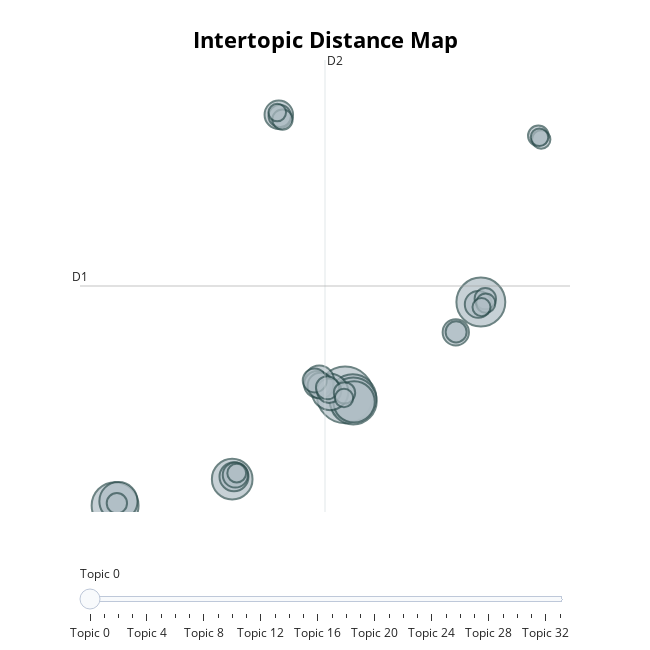

Here is the notebook cell this chart was saved with:
### Code cell
default_topic_model.visualize_topics()

### Figure 1 — Plotly figure (JSON) as saved in the notebook; plotly's stock layout.template omitted (floating-point values rounded to 4 significant figures)
{"data": [{"customdata": [[0, "quarter | year | million | company | zacks", 217], [1, "nyse | nasdaq | trade | china | week", 162], [2, "amd | graphics | year | gpu | radeon", 151], [3, "driving | self | self driving | autonomous | vehicles", 149], [4, "gaming | year | quarter | company | billion", 149], [5, "revenue | shares | earnings | nasdaq | intel", 116], [6, "semiconductor | zacks | earnings | industry | stocks", 112], [7, "intel | chips | ai | data | nasdaq", 99], [8, "analyst | zacks | zacks analyst | research | company", 90], [9, "inc | nasdaq | close | performers | nyse", 59], [10, "apple | iphone | year | zacks | nasdaq", 57], [11, "resistance | stock | nasdaq | around | towards", 55], [12, "china | trade | chinese | trump | tariffs", 49], [13, "stocks | tracey | zacks | investment | podcast", 48], [14, "traded | rose trade gmt | rose trade | nasdaq rose trade | com nasdaq rose", 47], [15, "nasdaq | tech | stocks | etf | growth", 45], [16, "micron | quarter | dram | billion | fiscal", 43], [17, "earnings | growth | zacks | stocks | estimates", 40], [18, "bitcoin | blockchain | cryptocurrency | etf | digital", 39], [19, "facebook | users | company | user | platform", 36], [20, "day | trading | call | support | vix", 34], [21, "futures | points | nasdaq | et | trade", 31], [22, "storage | company | pure storage | digital | western", 31], [23, "traded | rose trade gmt | com nasdaq rose | nasdaq rose trade | rose trade", 30], [24, "traded | fell trade gmt | nasdaq fell trade | com nasdaq fell | fell trade", 29], [25, "inc | nasdaq | nyse | inc nasdaq | million shares", 28], [26, "ai | robotics | ml | technology | company", 28], [27, "us | targets | scenario | oil | dollar", 25], [28, "qualcomm | commission | said | eu | antitrust", 24], [29, "traded | com nasdaq fell | nasdaq fell trade | fell trade gmt | nasdaq fell", 23], [30, "cadence | design | company | million | quarter", 23], [31, "might | market | fed | could | week", 22], [32, "traded | trade gmt friday | friday nasdaq exchange | gmt friday nasdaq | gmt friday", 21], [33, "resistance | stock | around | futures | level", 21]], "hovertemplate": "<b>Topic %{customdata[0]}</b><br>%{customdata[1]}<br>Size: %{customdata[2]}", "legendgroup": "", "marker": {"color": "#B0BEC5", "line": {"color": "DarkSlateGrey", "width": 2}, "size": [217, 162, 151, 149, 149, 116, 112, 99, 90, 59, 57, 55, 49, 48, 47, 45, 43, 40, 39, 36, 34, 31, 31, 30, 29, 28, 28, 25, 24, 23, 23, 22, 21, 21], "sizemode": "area", "sizeref": 0.1356, "symbol": "circle"}, "mode": "markers", "name": "", "orientation": "v", "showlegend": false, "type": "scatter", "x": [-0.336, 11.04, 0.3052, -19.61, 0.3485, 0.4171, -9.799, -19.33, -1.588, -2.501, -9.649, -5.894, 10.82, -2.664, 8.941, -2.404, -9.537, -1.675, -2.882, -1.816, -5.814, 11.41, -0.3869, 8.968, 15.86, -5.588, -19.46, 11.45, -9.42, 16.1, -0.4292, 11.09, 15.96, -6.026], "xaxis": "x", "y": [4.278, 10.11, 4.094, -2.676, 3.896, 3.84, -1.017, -2.396, 4.464, 5.191, -0.8666, 21.87, 9.96, 4.94, 8.207, 4.852, -0.7536, 4.538, 5.188, 4.729, 21.79, 10.32, 4.405, 8.234, 20.55, 21.57, -2.527, 10.04, -0.6376, 20.31, 4.084, 9.788, 20.45, 22.01], "yaxis": "y"}], "layout": {"annotations": [{"showarrow": false, "text": "D1", "x": -22.56, "y": 11.11, "yshift": 10}, {"showarrow": false, "text": "D2", "x": -2.021, "xshift": 10, "y": 25.31}], "height": 650, "hoverlabel": {"bgcolor": "white", "font": {"family": "Rockwell", "size": 16}}, "legend": {"itemsizing": "constant", "tracegroupgap": 0}, "margin": {"t": 60}, "shapes": [{"line": {"color": "#CFD8DC", "width": 2}, "type": "line", "x0": -2.021, "x1": -2.021, "y0": -3.077, "y1": 25.31}, {"line": {"color": "#9E9E9E", "width": 2}, "type": "line", "x0": -22.56, "x1": 18.51, "y0": 11.11, "y1": 11.11}], "sliders": [{"active": 0, "pad": {"t": 50}, "steps": [{"args": [{"marker.color": [["red", "#B0BEC5", "#B0BEC5", "#B0BEC5", "#B0BEC5", "#B0BEC5", "#B0BEC5", "#B0BEC5", "#B0BEC5", "#B0BEC5", "#B0BEC5", "#B0BEC5", "#B0BEC5", "#B0BEC5", "#B0BEC5", "#B0BEC5", "#B0BEC5", "#B0BEC5", "#B0BEC5", "#B0BEC5", "#B0BEC5", "#B0BEC5", "#B0BEC5", "#B0BEC5", "#B0BEC5", "#B0BEC5", "#B0BEC5", "#B0BEC5", "#B0BEC5", "#B0BEC5", "#B0BEC5", "#B0BEC5", "#B0BEC5", "#B0BEC5"]]}], "label": "Topic 0", "method": "update"}, {"args": [{"marker.color": [["#B0BEC5", "red", "#B0BEC5", "#B0BEC5", "#B0BEC5", "#B0BEC5", "#B0BEC5", "#B0BEC5", "#B0BEC5", "#B0BEC5", "#B0BEC5", "#B0BEC5", "#B0BEC5", "#B0BEC5", "#B0BEC5", "#B0BEC5", "#B0BEC5", "#B0BEC5", "#B0BEC5", "#B0BEC5", "#B0BEC5", "#B0BEC5", "#B0BEC5", "#B0BEC5", "#B0BEC5", "#B0BEC5", "#B0BEC5", "#B0BEC5", "#B0BEC5", "#B0BEC5", "#B0BEC5", "#B0BEC5", "#B0BEC5", "#B0BEC5"]]}], "label": "Topic 1", "method": "update"}, {"args": [{"marker.color": [["#B0BEC5", "#B0BEC5", "red", "#B0BEC5", "#B0BEC5", "#B0BEC5", "#B0BEC5", "#B0BEC5", "#B0BEC5", "#B0BEC5", "#B0BEC5", "#B0BEC5", "#B0BEC5", "#B0BEC5", "#B0BEC5", "#B0BEC5", "#B0BEC5", "#B0BEC5", "#B0BEC5", "#B0BEC5", "#B0BEC5", "#B0BEC5", "#B0BEC5", "#B0BEC5", "#B0BEC5", "#B0BEC5", "#B0BEC5", "#B0BEC5", "#B0BEC5", "#B0BEC5", "#B0BEC5", "#B0BEC5", "#B0BEC5", "#B0BEC5"]]}], "label": "Topic 2", "method": "update"}, {"args": [{"marker.color": [["#B0BEC5", "#B0BEC5", "#B0BEC5", "red", "#B0BEC5", "#B0BEC5", "#B0BEC5", "#B0BEC5", "#B0BEC5", "#B0BEC5", "#B0BEC5", "#B0BEC5", "#B0BEC5", "#B0BEC5", "#B0BEC5", "#B0BEC5", "#B0BEC5", "#B0BEC5", "#B0BEC5", "#B0BEC5", "#B0BEC5", "#B0BEC5", "#B0BEC5", "#B0BEC5", "#B0BEC5", "#B0BEC5", "#B0BEC5", "#B0BEC5", "#B0BEC5", "#B0BEC5", "#B0BEC5", "#B0BEC5", "#B0BEC5", "#B0BEC5"]]}], "label": "Topic 3", "method": "update"}, {"args": [{"marker.color": [["#B0BEC5", "#B0BEC5", "#B0BEC5", "#B0BEC5", "red", "#B0BEC5", "#B0BEC5", "#B0BEC5", "#B0BEC5", "#B0BEC5", "#B0BEC5", "#B0BEC5", "#B0BEC5", "#B0BEC5", "#B0BEC5", "#B0BEC5", "#B0BEC5", "#B0BEC5", "#B0BEC5", "#B0BEC5", "#B0BEC5", "#B0BEC5", "#B0BEC5", "#B0BEC5", "#B0BEC5", "#B0BEC5", "#B0BEC5", "#B0BEC5", "#B0BEC5", "#B0BEC5", "#B0BEC5", "#B0BEC5", "#B0BEC5", "#B0BEC5"]]}], "label": "Topic 4", "method": "update"}, {"args": [{"marker.color": [["#B0BEC5", "#B0BEC5", "#B0BEC5", "#B0BEC5", "#B0BEC5", "red", "#B0BEC5", "#B0BEC5", "#B0BEC5", "#B0BEC5", "#B0BEC5", "#B0BEC5", "#B0BEC5", "#B0BEC5", "#B0BEC5", "#B0BEC5", "#B0BEC5", "#B0BEC5", "#B0BEC5", "#B0BEC5", "#B0BEC5", "#B0BEC5", "#B0BEC5", "#B0BEC5", "#B0BEC5", "#B0BEC5", "#B0BEC5", "#B0BEC5", "#B0BEC5", "#B0BEC5", "#B0BEC5", "#B0BEC5", "#B0BEC5", "#B0BEC5"]]}], "label": "Topic 5", "method": "update"}, {"args": [{"marker.color": [["#B0BEC5", "#B0BEC5", "#B0BEC5", "#B0BEC5", "#B0BEC5", "#B0BEC5", "red", "#B0BEC5", "#B0BEC5", "#B0BEC5", "#B0BEC5", "#B0BEC5", "#B0BEC5", "#B0BEC5", "#B0BEC5", "#B0BEC5", "#B0BEC5", "#B0BEC5", "#B0BEC5", "#B0BEC5", "#B0BEC5", "#B0BEC5", "#B0BEC5", "#B0BEC5", "#B0BEC5", "#B0BEC5", "#B0BEC5", "#B0BEC5", "#B0BEC5", "#B0BEC5", "#B0BEC5", "#B0BEC5", "#B0BEC5", "#B0BEC5"]]}], "label": "Topic 6", "method": "update"}, {"args": [{"marker.color": [["#B0BEC5", "#B0BEC5", "#B0BEC5", "#B0BEC5", "#B0BEC5", "#B0BEC5", "#B0BEC5", "red", "#B0BEC5", "#B0BEC5", "#B0BEC5", "#B0BEC5", "#B0BEC5", "#B0BEC5", "#B0BEC5", "#B0BEC5", "#B0BEC5", "#B0BEC5", "#B0BEC5", "#B0BEC5", "#B0BEC5", "#B0BEC5", "#B0BEC5", "#B0BEC5", "#B0BEC5", "#B0BEC5", "#B0BEC5", "#B0BEC5", "#B0BEC5", "#B0BEC5", "#B0BEC5", "#B0BEC5", "#B0BEC5", "#B0BEC5"]]}], "label": "Topic 7", "method": "update"}, {"args": [{"marker.color": [["#B0BEC5", "#B0BEC5", "#B0BEC5", "#B0BEC5", "#B0BEC5", "#B0BEC5", "#B0BEC5", "#B0BEC5", "red", "#B0BEC5", "#B0BEC5", "#B0BEC5", "#B0BEC5", "#B0BEC5", "#B0BEC5", "#B0BEC5", "#B0BEC5", "#B0BEC5", "#B0BEC5", "#B0BEC5", "#B0BEC5", "#B0BEC5", "#B0BEC5", "#B0BEC5", "#B0BEC5", "#B0BEC5", "#B0BEC5", "#B0BEC5", "#B0BEC5", "#B0BEC5", "#B0BEC5", "#B0BEC5", "#B0BEC5", "#B0BEC5"]]}], "label": "Topic 8", "method": "update"}, {"args": [{"marker.color": [["#B0BEC5", "#B0BEC5", "#B0BEC5", "#B0BEC5", "#B0BEC5", "#B0BEC5", "#B0BEC5", "#B0BEC5", "#B0BEC5", "red", "#B0BEC5", "#B0BEC5", "#B0BEC5", "#B0BEC5", "#B0BEC5", "#B0BEC5", "#B0BEC5", "#B0BEC5", "#B0BEC5", "#B0BEC5", "#B0BEC5", "#B0BEC5", "#B0BEC5", "#B0BEC5", "#B0BEC5", "#B0BEC5", "#B0BEC5", "#B0BEC5", "#B0BEC5", "#B0BEC5", "#B0BEC5", "#B0BEC5", "#B0BEC5", "#B0BEC5"]]}], "label": "Topic 9", "method": "update"}, {"args": [{"marker.color": [["#B0BEC5", "#B0BEC5", "#B0BEC5", "#B0BEC5", "#B0BEC5", "#B0BEC5", "#B0BEC5", "#B0BEC5", "#B0BEC5", "#B0BEC5", "red", "#B0BEC5", "#B0BEC5", "#B0BEC5", "#B0BEC5", "#B0BEC5", "#B0BEC5", "#B0BEC5", "#B0BEC5", "#B0BEC5", "#B0BEC5", "#B0BEC5", "#B0BEC5", "#B0BEC5", "#B0BEC5", "#B0BEC5", "#B0BEC5", "#B0BEC5", "#B0BEC5", "#B0BEC5", "#B0BEC5", "#B0BEC5", "#B0BEC5", "#B0BEC5"]]}], "label": "Topic 10", "method": "update"}, {"args": [{"marker.color": [["#B0BEC5", "#B0BEC5", "#B0BEC5", "#B0BEC5", "#B0BEC5", "#B0BEC5", "#B0BEC5", "#B0BEC5", "#B0BEC5", "#B0BEC5", "#B0BEC5", "red", "#B0BEC5", "#B0BEC5", "#B0BEC5", "#B0BEC5", "#B0BEC5", "#B0BEC5", "#B0BEC5", "#B0BEC5", "#B0BEC5", "#B0BEC5", "#B0BEC5", "#B0BEC5", "#B0BEC5", "#B0BEC5", "#B0BEC5", "#B0BEC5", "#B0BEC5", "#B0BEC5", "#B0BEC5", "#B0BEC5", "#B0BEC5", "#B0BEC5"]]}], "label": "Topic 11", "method": "update"}, {"args": [{"marker.color": [["#B0BEC5", "#B0BEC5", "#B0BEC5", "#B0BEC5", "#B0BEC5", "#B0BEC5", "#B0BEC5", "#B0BEC5", "#B0BEC5", "#B0BEC5", "#B0BEC5", "#B0BEC5", "red", "#B0BEC5", "#B0BEC5", "#B0BEC5", "#B0BEC5", "#B0BEC5", "#B0BEC5", "#B0BEC5", "#B0BEC5", "#B0BEC5", "#B0BEC5", "#B0BEC5", "#B0BEC5", "#B0BEC5", "#B0BEC5", "#B0BEC5", "#B0BEC5", "#B0BEC5", "#B0BEC5", "#B0BEC5", "#B0BEC5", "#B0BEC5"]]}], "label": "Topic 12", "method": "update"}, {"args": [{"marker.color": [["#B0BEC5", "#B0BEC5", "#B0BEC5", "#B0BEC5", "#B0BEC5", "#B0BEC5", "#B0BEC5", "#B0BEC5", "#B0BEC5", "#B0BEC5", "#B0BEC5", "#B0BEC5", "#B0BEC5", "red", "#B0BEC5", "#B0BEC5", "#B0BEC5", "#B0BEC5", "#B0BEC5", "#B0BEC5", "#B0BEC5", "#B0BEC5", "#B0BEC5", "#B0BEC5", "#B0BEC5", "#B0BEC5", "#B0BEC5", "#B0BEC5", "#B0BEC5", "#B0BEC5", "#B0BEC5", "#B0BEC5", "#B0BEC5", "#B0BEC5"]]}], "label": "Topic 13", "method": "update"}, {"args": [{"marker.color": [["#B0BEC5", "#B0BEC5", "#B0BEC5", "#B0BEC5", "#B0BEC5", "#B0BEC5", "#B0BEC5", "#B0BEC5", "#B0BEC5", "#B0BEC5", "#B0BEC5", "#B0BEC5", "#B0BEC5", "#B0BEC5", "red", "#B0BEC5", "#B0BEC5", "#B0BEC5", "#B0BEC5", "#B0BEC5", "#B0BEC5", "#B0BEC5", "#B0BEC5", "#B0BEC5", "#B0BEC5", "#B0BEC5", "#B0BEC5", "#B0BEC5", "#B0BEC5", "#B0BEC5", "#B0BEC5", "#B0BEC5", "#B0BEC5", "#B0BEC5"]]}], "label": "Topic 14", "method": "update"}, {"args": [{"marker.color": [["#B0BEC5", "#B0BEC5", "#B0BEC5", "#B0BEC5", "#B0BEC5", "#B0BEC5", "#B0BEC5", "#B0BEC5", "#B0BEC5", "#B0BEC5", "#B0BEC5", "#B0BEC5", "#B0BEC5", "#B0BEC5", "#B0BEC5", "red", "#B0BEC5", "#B0BEC5", "#B0BEC5", "#B0BEC5", "#B0BEC5", "#B0BEC5", "#B0BEC5", "#B0BEC5", "#B0BEC5", "#B0BEC5", "#B0BEC5", "#B0BEC5", "#B0BEC5", "#B0BEC5", "#B0BEC5", "#B0BEC5", "#B0BEC5", "#B0BEC5"]]}], "label": "Topic 15", "method": "update"}, {"args": [{"marker.color": [["#B0BEC5", "#B0BEC5", "#B0BEC5", "#B0BEC5", "#B0BEC5", "#B0BEC5", "#B0BEC5", "#B0BEC5", "#B0BEC5", "#B0BEC5", "#B0BEC5", "#B0BEC5", "#B0BEC5", "#B0BEC5", "#B0BEC5", "#B0BEC5", "red", "#B0BEC5", "#B0BEC5", "#B0BEC5", "#B0BEC5", "#B0BEC5", "#B0BEC5", "#B0BEC5", "#B0BEC5", "#B0BEC5", "#B0BEC5", "#B0BEC5", "#B0BEC5", "#B0BEC5", "#B0BEC5", "#B0BEC5", "#B0BEC5", "#B0BEC5"]]}], "label": "Topic 16", "method": "update"}, {"args": [{"marker.color": [["#B0BEC5", "#B0BEC5", "#B0BEC5", "#B0BEC5", "#B0BEC5", "#B0BEC5", "#B0BEC5", "#B0BEC5", "#B0BEC5", "#B0BEC5", "#B0BEC5", "#B0BEC5", "#B0BEC5", "#B0BEC5", "#B0BEC5", "#B0BEC5", "#B0BEC5", "red", "#B0BEC5", "#B0BEC5", "#B0BEC5", "#B0BEC5", "#B0BEC5", "#B0BEC5", "#B0BEC5", "#B0BEC5", "#B0BEC5", "#B0BEC5", "#B0BEC5", "#B0BEC5", "#B0BEC5", "#B0BEC5", "#B0BEC5", "#B0BEC5"]]}], "label": "Topic 17", "method": "update"}, {"args": [{"marker.color": [["#B0BEC5", "#B0BEC5", "#B0BEC5", "#B0BEC5", "#B0BEC5", "#B0BEC5", "#B0BEC5", "#B0BEC5", "#B0BEC5", "#B0BEC5", "#B0BEC5", "#B0BEC5", "#B0BEC5", "#B0BEC5", "#B0BEC5", "#B0BEC5", "#B0BEC5", "#B0BEC5", "red", "#B0BEC5", "#B0BEC5", "#B0BEC5", "#B0BEC5", "#B0BEC5", "#B0BEC5", "#B0BEC5", "#B0BEC5", "#B0BEC5", "#B0BEC5", "#B0BEC5", "#B0BEC5", "#B0BEC5", "#B0BEC5", "#B0BEC5"]]}], "label": "Topic 18", "method": "update"}, {"args": [{"marker.color": [["#B0BEC5", "#B0BEC5", "#B0BEC5", "#B0BEC5", "#B0BEC5", "#B0BEC5", "#B0BEC5", "#B0BEC5", "#B0BEC5", "#B0BEC5", "#B0BEC5", "#B0BEC5", "#B0BEC5", "#B0BEC5", "#B0BEC5", "#B0BEC5", "#B0BEC5", "#B0BEC5", "#B0BEC5", "red", "#B0BEC5", "#B0BEC5", "#B0BEC5", "#B0BEC5", "#B0BEC5", "#B0BEC5", "#B0BEC5", "#B0BEC5", "#B0BEC5", "#B0BEC5", "#B0BEC5", "#B0BEC5", "#B0BEC5", "#B0BEC5"]]}], "label": "Topic 19", "method": "update"}, {"args": [{"marker.color": [["#B0BEC5", "#B0BEC5", "#B0BEC5", "#B0BEC5", "#B0BEC5", "#B0BEC5", "#B0BEC5", "#B0BEC5", "#B0BEC5", "#B0BEC5", "#B0BEC5", "#B0BEC5", "#B0BEC5", "#B0BEC5", "#B0BEC5", "#B0BEC5", "#B0BEC5", "#B0BEC5", "#B0BEC5", "#B0BEC5", "red", "#B0BEC5", "#B0BEC5", "#B0BEC5", "#B0BEC5", "#B0BEC5", "#B0BEC5", "#B0BEC5", "#B0BEC5", "#B0BEC5", "#B0BEC5", "#B0BEC5", "#B0BEC5", "#B0BEC5"]]}], "label": "Topic 20", "method": "update"}, {"args": [{"marker.color": [["#B0BEC5", "#B0BEC5", "#B0BEC5", "#B0BEC5", "#B0BEC5", "#B0BEC5", "#B0BEC5", "#B0BEC5", "#B0BEC5", "#B0BEC5", "#B0BEC5", "#B0BEC5", "#B0BEC5", "#B0BEC5", "#B0BEC5", "#B0BEC5", "#B0BEC5", "#B0BEC5", "#B0BEC5", "#B0BEC5", "#B0BEC5", "red", "#B0BEC5", "#B0BEC5", "#B0BEC5", "#B0BEC5", "#B0BEC5", "#B0BEC5", "#B0BEC5", "#B0BEC5", "#B0BEC5", "#B0BEC5", "#B0BEC5", "#B0BEC5"]]}], "label": "Topic 21", "method": "update"}, {"args": [{"marker.color": [["#B0BEC5", "#B0BEC5", "#B0BEC5", "#B0BEC5", "#B0BEC5", "#B0BEC5", "#B0BEC5", "#B0BEC5", "#B0BEC5", "#B0BEC5", "#B0BEC5", "#B0BEC5", "#B0BEC5", "#B0BEC5", "#B0BEC5", "#B0BEC5", "#B0BEC5", "#B0BEC5", "#B0BEC5", "#B0BEC5", "#B0BEC5", "#B0BEC5", "red", "#B0BEC5", "#B0BEC5", "#B0BEC5", "#B0BEC5", "#B0BEC5", "#B0BEC5", "#B0BEC5", "#B0BEC5", "#B0BEC5", "#B0BEC5", "#B0BEC5"]]}], "label": "Topic 22", "method": "update"}, {"args": [{"marker.color": [["#B0BEC5", "#B0BEC5", "#B0BEC5", "#B0BEC5", "#B0BEC5", "#B0BEC5", "#B0BEC5", "#B0BEC5", "#B0BEC5", "#B0BEC5", "#B0BEC5", "#B0BEC5", "#B0BEC5", "#B0BEC5", "#B0BEC5", "#B0BEC5", "#B0BEC5", "#B0BEC5", "#B0BEC5", "#B0BEC5", "#B0BEC5", "#B0BEC5", "#B0BEC5", "red", "#B0BEC5", "#B0BEC5", "#B0BEC5", "#B0BEC5", "#B0BEC5", "#B0BEC5", "#B0BEC5", "#B0BEC5", "#B0BEC5", "#B0BEC5"]]}], "label": "Topic 23", "method": "update"}, {"args": [{"marker.color": [["#B0BEC5", "#B0BEC5", "#B0BEC5", "#B0BEC5", "#B0BEC5", "#B0BEC5", "#B0BEC5", "#B0BEC5", "#B0BEC5", "#B0BEC5", "#B0BEC5", "#B0BEC5", "#B0BEC5", "#B0BEC5", "#B0BEC5", "#B0BEC5", "#B0BEC5", "#B0BEC5", "#B0BEC5", "#B0BEC5", "#B0BEC5", "#B0BEC5", "#B0BEC5", "#B0BEC5", "red", "#B0BEC5", "#B0BEC5", "#B0BEC5", "#B0BEC5", "#B0BEC5", "#B0BEC5", "#B0BEC5", "#B0BEC5", "#B0BEC5"]]}], "label": "Topic 24", "method": "update"}, {"args": [{"marker.color": [["#B0BEC5", "#B0BEC5", "#B0BEC5", "#B0BEC5", "#B0BEC5", "#B0BEC5", "#B0BEC5", "#B0BEC5", "#B0BEC5", "#B0BEC5", "#B0BEC5", "#B0BEC5", "#B0BEC5", "#B0BEC5", "#B0BEC5", "#B0BEC5", "#B0BEC5", "#B0BEC5", "#B0BEC5", "#B0BEC5", "#B0BEC5", "#B0BEC5", "#B0BEC5", "#B0BEC5", "#B0BEC5", "red", "#B0BEC5", "#B0BEC5", "#B0BEC5", "#B0BEC5", "#B0BEC5", "#B0BEC5", "#B0BEC5", "#B0BEC5"]]}], "label": "Topic 25", "method": "update"}, {"args": [{"marker.color": [["#B0BEC5", "#B0BEC5", "#B0BEC5", "#B0BEC5", "#B0BEC5", "#B0BEC5", "#B0BEC5", "#B0BEC5", "#B0BEC5", "#B0BEC5", "#B0BEC5", "#B0BEC5", "#B0BEC5", "#B0BEC5", "#B0BEC5", "#B0BEC5", "#B0BEC5", "#B0BEC5", "#B0BEC5", "#B0BEC5", "#B0BEC5", "#B0BEC5", "#B0BEC5", "#B0BEC5", "#B0BEC5", "#B0BEC5", "red", "#B0BEC5", "#B0BEC5", "#B0BEC5", "#B0BEC5", "#B0BEC5", "#B0BEC5", "#B0BEC5"]]}], "label": "Topic 26", "method": "update"}, {"args": [{"marker.color": [["#B0BEC5", "#B0BEC5", "#B0BEC5", "#B0BEC5", "#B0BEC5", "#B0BEC5", "#B0BEC5", "#B0BEC5", "#B0BEC5", "#B0BEC5", "#B0BEC5", "#B0BEC5", "#B0BEC5", "#B0BEC5", "#B0BEC5", "#B0BEC5", "#B0BEC5", "#B0BEC5", "#B0BEC5", "#B0BEC5", "#B0BEC5", "#B0BEC5", "#B0BEC5", "#B0BEC5", "#B0BEC5", "#B0BEC5", "#B0BEC5", "red", "#B0BEC5", "#B0BEC5", "#B0BEC5", "#B0BEC5", "#B0BEC5", "#B0BEC5"]]}], "label": "Topic 27", "method": "update"}, {"args": [{"marker.color": [["#B0BEC5", "#B0BEC5", "#B0BEC5", "#B0BEC5", "#B0BEC5", "#B0BEC5", "#B0BEC5", "#B0BEC5", "#B0BEC5", "#B0BEC5", "#B0BEC5", "#B0BEC5", "#B0BEC5", "#B0BEC5", "#B0BEC5", "#B0BEC5", "#B0BEC5", "#B0BEC5", "#B0BEC5", "#B0BEC5", "#B0BEC5", "#B0BEC5", "#B0BEC5", "#B0BEC5", "#B0BEC5", "#B0BEC5", "#B0BEC5", "#B0BEC5", "red", "#B0BEC5", "#B0BEC5", "#B0BEC5", "#B0BEC5", "#B0BEC5"]]}], "label": "Topic 28", "method": "update"}, {"args": [{"marker.color": [["#B0BEC5", "#B0BEC5", "#B0BEC5", "#B0BEC5", "#B0BEC5", "#B0BEC5", "#B0BEC5", "#B0BEC5", "#B0BEC5", "#B0BEC5", "#B0BEC5", "#B0BEC5", "#B0BEC5", "#B0BEC5", "#B0BEC5", "#B0BEC5", "#B0BEC5", "#B0BEC5", "#B0BEC5", "#B0BEC5", "#B0BEC5", "#B0BEC5", "#B0BEC5", "#B0BEC5", "#B0BEC5", "#B0BEC5", "#B0BEC5", "#B0BEC5", "#B0BEC5", "red", "#B0BEC5", "#B0BEC5", "#B0BEC5", "#B0BEC5"]]}], "label": "Topic 29", "method": "update"}, {"args": [{"marker.color": [["#B0BEC5", "#B0BEC5", "#B0BEC5", "#B0BEC5", "#B0BEC5", "#B0BEC5", "#B0BEC5", "#B0BEC5", "#B0BEC5", "#B0BEC5", "#B0BEC5", "#B0BEC5", "#B0BEC5", "#B0BEC5", "#B0BEC5", "#B0BEC5", "#B0BEC5", "#B0BEC5", "#B0BEC5", "#B0BEC5", "#B0BEC5", "#B0BEC5", "#B0BEC5", "#B0BEC5", "#B0BEC5", "#B0BEC5", "#B0BEC5", "#B0BEC5", "#B0BEC5", "#B0BEC5", "red", "#B0BEC5", "#B0BEC5", "#B0BEC5"]]}], "label": "Topic 30", "method": "update"}, {"args": [{"marker.color": [["#B0BEC5", "#B0BEC5", "#B0BEC5", "#B0BEC5", "#B0BEC5", "#B0BEC5", "#B0BEC5", "#B0BEC5", "#B0BEC5", "#B0BEC5", "#B0BEC5", "#B0BEC5", "#B0BEC5", "#B0BEC5", "#B0BEC5", "#B0BEC5", "#B0BEC5", "#B0BEC5", "#B0BEC5", "#B0BEC5", "#B0BEC5", "#B0BEC5", "#B0BEC5", "#B0BEC5", "#B0BEC5", "#B0BEC5", "#B0BEC5", "#B0BEC5", "#B0BEC5", "#B0BEC5", "#B0BEC5", "red", "#B0BEC5", "#B0BEC5"]]}], "label": "Topic 31", "method": "update"}, {"args": [{"marker.color": [["#B0BEC5", "#B0BEC5", "#B0BEC5", "#B0BEC5", "#B0BEC5", "#B0BEC5", "#B0BEC5", "#B0BEC5", "#B0BEC5", "#B0BEC5", "#B0BEC5", "#B0BEC5", "#B0BEC5", "#B0BEC5", "#B0BEC5", "#B0BEC5", "#B0BEC5", "#B0BEC5", "#B0BEC5", "#B0BEC5", "#B0BEC5", "#B0BEC5", "#B0BEC5", "#B0BEC5", "#B0BEC5", "#B0BEC5", "#B0BEC5", "#B0BEC5", "#B0BEC5", "#B0BEC5", "#B0BEC5", "#B0BEC5", "red", "#B0BEC5"]]}], "label": "Topic 32", "method": "update"}, {"args": [{"marker.color": [["#B0BEC5", "#B0BEC5", "#B0BEC5", "#B0BEC5", "#B0BEC5", "#B0BEC5", "#B0BEC5", "#B0BEC5", "#B0BEC5", "#B0BEC5", "#B0BEC5", "#B0BEC5", "#B0BEC5", "#B0BEC5", "#B0BEC5", "#B0BEC5", "#B0BEC5", "#B0BEC5", "#B0BEC5", "#B0BEC5", "#B0BEC5", "#B0BEC5", "#B0BEC5", "#B0BEC5", "#B0BEC5", "#B0BEC5", "#B0BEC5", "#B0BEC5", "#B0BEC5", "#B0BEC5", "#B0BEC5", "#B0BEC5", "#B0BEC5", "red"]]}], "label": "Topic 33", "method": "update"}]}], "title": {"font": {"color": "Black", "size": 22}, "text": "<b>Intertopic Distance Map</b>", "x": 0.5, "xanchor": "center", "y": 0.95, "yanchor": "top"}, "width": 650, "xaxis": {"anchor": "y", "domain": [0, 1], "range": [-22.56, 18.51], "title": {"text": ""}, "visible": false}, "yaxis": {"anchor": "x", "domain": [0, 1], "range": [-3.077, 25.31], "title": {"text": ""}, "visible": false}}}
